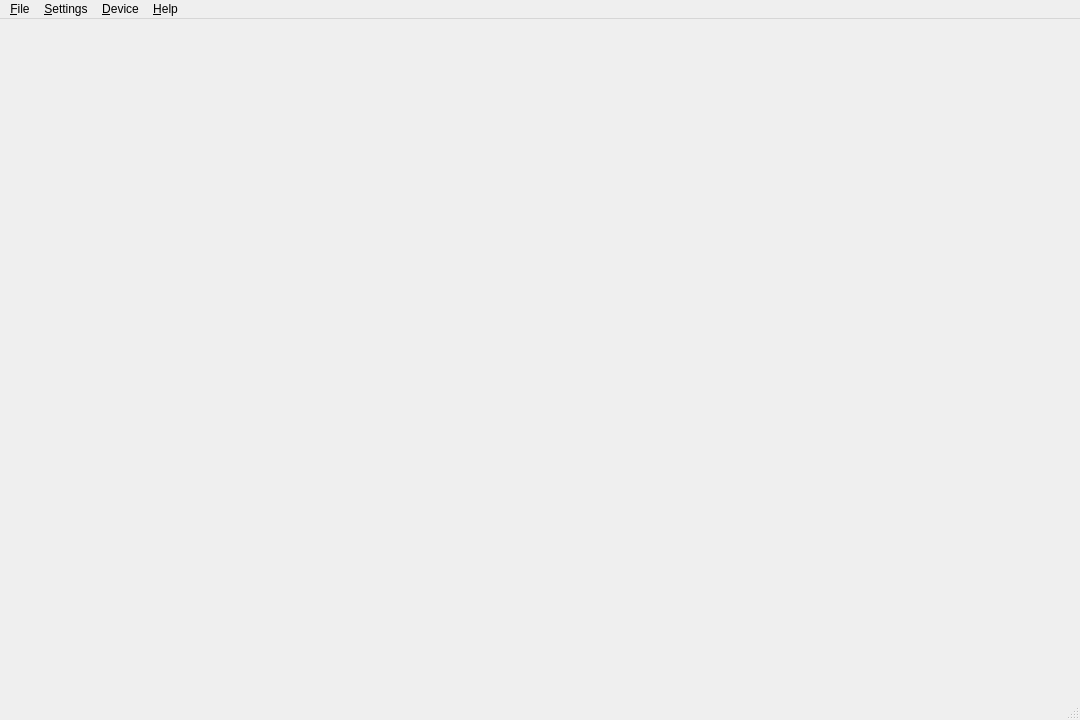
<?xml version="1.0" encoding="UTF-8"?>
<ui version="4.0">
 <class>MainWindow</class>
 <widget class="QMainWindow" name="MainWindow">
  <property name="geometry">
   <rect>
    <x>0</x>
    <y>0</y>
    <width>1080</width>
    <height>720</height>
   </rect>
  </property>
  <property name="minimumSize">
   <size>
    <width>800</width>
    <height>600</height>
   </size>
  </property>
  <property name="windowTitle">
   <string>IDR Configurator - Data Radio Configuration Tool</string>
  </property>
  <widget class="QWidget" name="centralwidget">
   <layout class="QVBoxLayout" name="verticalLayout">
    <property name="leftMargin">
     <number>4</number>
    </property>
    <property name="topMargin">
     <number>4</number>
    </property>
    <property name="rightMargin">
     <number>4</number>
    </property>
    <property name="bottomMargin">
     <number>4</number>
    </property>
    <item>
     <widget class="QTabWidget" name="tabConfigs">
      <property name="documentMode">
       <bool>true</bool>
      </property>
      <property name="tabsClosable">
       <bool>true</bool>
      </property>
      <property name="movable">
       <bool>true</bool>
      </property>
     </widget>
    </item>
   </layout>
  </widget>
  <widget class="QMenuBar" name="menubar">
   <property name="geometry">
    <rect>
     <x>0</x>
     <y>0</y>
     <width>1080</width>
     <height>33</height>
    </rect>
   </property>
   <widget class="QMenu" name="menuFile">
    <property name="title">
     <string>&amp;File</string>
    </property>
    <widget class="QMenu" name="menuNew">
     <property name="title">
      <string>&amp;New</string>
     </property>
     <addaction name="actionNewMaster"/>
     <addaction name="actionNewSlave"/>
    </widget>
    <addaction name="menuNew"/>
    <addaction name="actionOpen"/>
    <widget class="QMenu" name="menuExamples">
     <property name="title">
      <string>&amp;Example Files</string>
     </property>
    </widget>
    <addaction name="menuExamples"/>
    <addaction name="separator"/>
    <addaction name="actionSave"/>
    <addaction name="actionSaveAs"/>
    <addaction name="separator"/>
    <addaction name="actionCloseTab"/>
    <addaction name="separator"/>
    <addaction name="actionExit"/>
   </widget>
   <widget class="QMenu" name="menuSettings">
    <property name="title">
     <string>&amp;Settings</string>
    </property>
    <widget class="QMenu" name="menuLanguage">
     <property name="title">
      <string>&amp;Language</string>
     </property>
     <addaction name="actionLangEnglish"/>
     <addaction name="actionLangChinese"/>
    </widget>
    <widget class="QMenu" name="menuTheme">
     <property name="title">
      <string>&amp;Theme</string>
     </property>
     <addaction name="actionThemeLight"/>
     <addaction name="actionThemeDark"/>
    </widget>
    <widget class="QMenu" name="menuAutoRefresh">
     <property name="title">
      <string>Auto Refresh</string>
     </property>
     <addaction name="actionRefreshOff"/>
     <addaction name="actionRefresh1s"/>
     <addaction name="actionRefresh2s"/>
     <addaction name="actionRefresh5s"/>
     <addaction name="actionRefresh10s"/>
    </widget>
    <addaction name="menuLanguage"/>
    <addaction name="menuTheme"/>
    <addaction name="menuAutoRefresh"/>
    <addaction name="separator"/>
    <addaction name="actionConnectionSettings"/>
   </widget>
   <widget class="QMenu" name="menuDevice">
    <property name="title">
     <string>&amp;Device</string>
    </property>
    <addaction name="actionReadAll"/>
    <addaction name="actionWriteAll"/>
    <addaction name="actionApplyAll"/>
   </widget>
   <widget class="QMenu" name="menuHelp">
    <property name="title">
     <string>&amp;Help</string>
    </property>
    <addaction name="actionAbout"/>
   </widget>
   <addaction name="menuFile"/>
   <addaction name="menuSettings"/>
   <addaction name="menuDevice"/>
   <addaction name="menuHelp"/>
  </widget>
  <widget class="QStatusBar" name="statusbar"/>
  <action name="actionNewMaster">
   <property name="text">
    <string>Master Configuration</string>
   </property>
   <property name="shortcut">
    <string notr="true">Ctrl+N</string>
   </property>
  </action>
  <action name="actionNewSlave">
   <property name="text">
    <string>Slave Configuration</string>
   </property>
   <property name="shortcut">
    <string notr="true">Ctrl+Shift+N</string>
   </property>
  </action>
  <action name="actionOpen">
   <property name="text">
    <string>Open...</string>
   </property>
   <property name="shortcut">
    <string notr="true">Ctrl+O</string>
   </property>
  </action>
  <action name="actionSave">
   <property name="text">
    <string>Save</string>
   </property>
   <property name="shortcut">
    <string notr="true">Ctrl+S</string>
   </property>
  </action>
  <action name="actionSaveAs">
   <property name="text">
    <string>Save As...</string>
   </property>
   <property name="shortcut">
    <string notr="true">Ctrl+Shift+S</string>
   </property>
  </action>
  <action name="actionCloseTab">
   <property name="text">
    <string>Close Tab</string>
   </property>
   <property name="shortcut">
    <string notr="true">Ctrl+W</string>
   </property>
  </action>
  <action name="actionExit">
   <property name="text">
    <string>Exit</string>
   </property>
   <property name="shortcut">
    <string notr="true">Ctrl+Q</string>
   </property>
  </action>
  <action name="actionLangEnglish">
   <property name="checkable">
    <bool>true</bool>
   </property>
   <property name="text">
    <string notr="true">English</string>
   </property>
  </action>
  <action name="actionLangChinese">
   <property name="checkable">
    <bool>true</bool>
   </property>
   <property name="text">
    <string notr="true">Chinese</string>
   </property>
  </action>
  <action name="actionThemeLight">
   <property name="checkable">
    <bool>true</bool>
   </property>
   <property name="text">
    <string>Light</string>
   </property>
  </action>
  <action name="actionThemeDark">
   <property name="checkable">
    <bool>true</bool>
   </property>
   <property name="text">
    <string>Dark</string>
   </property>
  </action>
  <action name="actionConnectionSettings">
   <property name="text">
    <string>Connection..</string>
   </property>
  </action>
  <action name="actionRefreshOff">
   <property name="checkable">
    <bool>true</bool>
   </property>
   <property name="text">
    <string>Off</string>
   </property>
  </action>
  <action name="actionRefresh1s">
   <property name="checkable">
    <bool>true</bool>
   </property>
   <property name="text">
    <string>1 second</string>
   </property>
  </action>
  <action name="actionRefresh2s">
   <property name="checkable">
    <bool>true</bool>
   </property>
   <property name="text">
    <string>2 seconds</string>
   </property>
  </action>
  <action name="actionRefresh5s">
   <property name="checkable">
    <bool>true</bool>
   </property>
   <property name="text">
    <string>5 seconds</string>
   </property>
  </action>
  <action name="actionRefresh10s">
   <property name="checkable">
    <bool>true</bool>
   </property>
   <property name="text">
    <string>10 seconds</string>
   </property>
  </action>
  <action name="actionAbout">
   <property name="text">
    <string>About...</string>
   </property>
  </action>
  <action name="actionReadAll">
   <property name="text">
    <string>Read All</string>
   </property>
   <property name="shortcut">
    <string notr="true">Ctrl+R</string>
   </property>
  </action>
  <action name="actionWriteAll">
   <property name="text">
    <string>Write All</string>
   </property>
   <property name="shortcut">
    <string notr="true">Ctrl+Shift+W</string>
   </property>
  </action>
  <action name="actionApplyAll">
   <property name="text">
    <string>Apply All</string>
   </property>
   <property name="shortcut">
    <string notr="true">Ctrl+Shift+A</string>
   </property>
  </action>
 </widget>
 <resources/>
 <connections/>
</ui>
